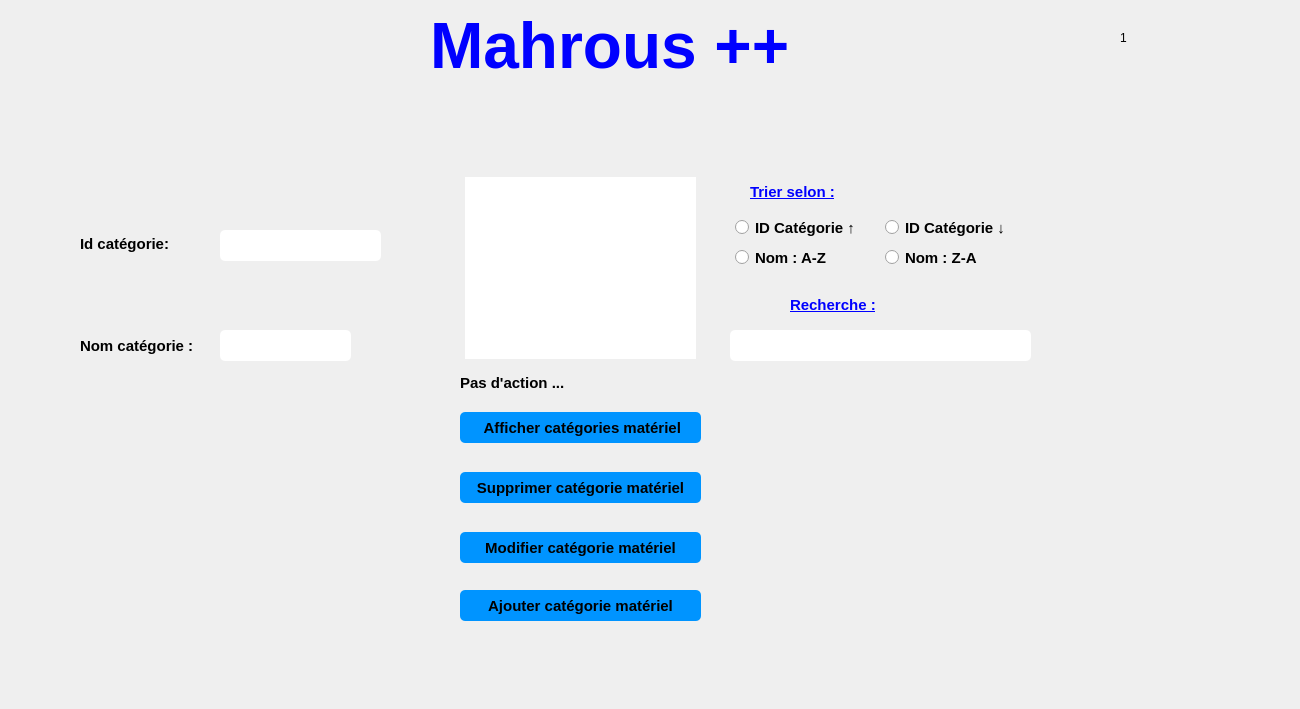
   <widget class="QWidget" name="page_2">
    <widget class="QLabel" name="remarque_id">
     <property name="geometry">
      <rect>
       <x>400</x>
       <y>230</y>
       <width>41</width>
       <height>31</height>
      </rect>
     </property>
     <property name="font">
      <font>
       <pointsize>15</pointsize>
       <weight>75</weight>
       <bold>true</bold>
      </font>
     </property>
     <property name="styleSheet">
      <string notr="true">color:red;</string>
     </property>
     <property name="text">
      <string/>
     </property>
    </widget>
    <widget class="QPushButton" name="AjouterCategorieMateriel">
     <property name="geometry">
      <rect>
       <x>460</x>
       <y>590</y>
       <width>241</width>
       <height>31</height>
      </rect>
     </property>
     <property name="font">
      <font>
       <pointsize>11</pointsize>
       <weight>75</weight>
       <bold>true</bold>
      </font>
     </property>
     <property name="styleSheet">
      <string notr="true">QPushButton {
padding: 5px;
border-radius: 5px;
background-color:#0094ff;
font-weight: bold;
}
QPushButton:hover
{
color :white;
}</string>
     </property>
     <property name="text">
      <string>Ajouter catégorie matériel</string>
     </property>
    </widget>
    <widget class="QLabel" name="text_nom_3">
     <property name="geometry">
      <rect>
       <x>220</x>
       <y>380</y>
       <width>161</width>
       <height>31</height>
      </rect>
     </property>
     <property name="font">
      <font>
       <pointsize>7</pointsize>
       <weight>75</weight>
       <bold>true</bold>
      </font>
     </property>
     <property name="styleSheet">
      <string notr="true">color:red;</string>
     </property>
     <property name="text">
      <string/>
     </property>
    </widget>
    <widget class="QRadioButton" name="trierZA">
     <property name="geometry">
      <rect>
       <x>880</x>
       <y>242</y>
       <width>131</width>
       <height>31</height>
      </rect>
     </property>
     <property name="font">
      <font>
       <pointsize>11</pointsize>
       <weight>75</weight>
       <bold>true</bold>
      </font>
     </property>
     <property name="styleSheet">
      <string notr="true">
padding: 5px;
border-radius: 5px;

font-weight: bold;
</string>
     </property>
     <property name="text">
      <string>Nom : Z-A</string>
     </property>
     <attribute name="buttonGroup">
      <string notr="true">buttonGroup_5</string>
     </attribute>
    </widget>
    <widget class="QPushButton" name="RechercheCategorieMateriel">
     <property name="geometry">
      <rect>
       <x>730</x>
       <y>280</y>
       <width>41</width>
       <height>41</height>
      </rect>
     </property>
     <property name="font">
      <font>
       <family>MS Shell Dlg 2</family>
       <pointsize>11</pointsize>
       <weight>75</weight>
       <bold>true</bold>
      </font>
     </property>
     <property name="styleSheet">
      <string notr="true">QPushButton { border: none;image :url(C:/Users/ASUS/Downloads/loupe.png);}
</string>
     </property>
     <property name="text">
      <string/>
     </property>
    </widget>
    <widget class="QPushButton" name="ModifierCategorieMaeriel">
     <property name="geometry">
      <rect>
       <x>460</x>
       <y>532</y>
       <width>241</width>
       <height>31</height>
      </rect>
     </property>
     <property name="font">
      <font>
       <pointsize>11</pointsize>
       <weight>75</weight>
       <bold>true</bold>
      </font>
     </property>
     <property name="styleSheet">
      <string notr="true">QPushButton {
padding: 5px;
border-radius: 5px;
background-color:#0094ff;
font-weight: bold;
}
QPushButton:hover
{
color :white;
}</string>
     </property>
     <property name="text">
      <string>Modifier catégorie matériel</string>
     </property>
    </widget>
    <widget class="QLineEdit" name="cx_idcategorie">
     <property name="geometry">
      <rect>
       <x>220</x>
       <y>230</y>
       <width>161</width>
       <height>31</height>
      </rect>
     </property>
     <property name="styleSheet">
      <string notr="true">QLineEdit {
padding: 5px;
border-radius: 5px;

font-weight: bold;
}</string>
     </property>
    </widget>
    <widget class="QLineEdit" name="cx_nomcategorie">
     <property name="geometry">
      <rect>
       <x>220</x>
       <y>330</y>
       <width>131</width>
       <height>31</height>
      </rect>
     </property>
     <property name="styleSheet">
      <string notr="true">QLineEdit {
padding: 5px;
border-radius: 5px;

font-weight: bold;
}</string>
     </property>
    </widget>
    <widget class="QPushButton" name="SupprimerCategorieMateriel">
     <property name="geometry">
      <rect>
       <x>460</x>
       <y>472</y>
       <width>241</width>
       <height>31</height>
      </rect>
     </property>
     <property name="font">
      <font>
       <pointsize>11</pointsize>
       <weight>75</weight>
       <bold>true</bold>
      </font>
     </property>
     <property name="styleSheet">
      <string notr="true">QPushButton {
padding: 5px;
border-radius: 5px;
background-color:#0094ff;
font-weight: bold;
}
QPushButton:hover
{
color :white;
}</string>
     </property>
     <property name="text">
      <string>Supprimer catégorie matériel</string>
     </property>
    </widget>
    <widget class="QLabel" name="label_3">
     <property name="geometry">
      <rect>
       <x>460</x>
       <y>362</y>
       <width>251</width>
       <height>41</height>
      </rect>
     </property>
     <property name="font">
      <font>
       <pointsize>11</pointsize>
       <weight>75</weight>
       <bold>true</bold>
      </font>
     </property>
     <property name="text">
      <string>Pas d'action ...</string>
     </property>
    </widget>
    <widget class="QRadioButton" name="trierAZ">
     <property name="geometry">
      <rect>
       <x>730</x>
       <y>242</y>
       <width>121</width>
       <height>31</height>
      </rect>
     </property>
     <property name="font">
      <font>
       <pointsize>11</pointsize>
       <weight>75</weight>
       <bold>true</bold>
      </font>
     </property>
     <property name="styleSheet">
      <string notr="true">
padding: 5px;
border-radius: 5px;

font-weight: bold;
</string>
     </property>
     <property name="text">
      <string>Nom : A-Z</string>
     </property>
     <attribute name="buttonGroup">
      <string notr="true">buttonGroup_5</string>
     </attribute>
    </widget>
    <widget class="QLabel" name="label_10">
     <property name="geometry">
      <rect>
       <x>430</x>
       <y>10</y>
       <width>411</width>
       <height>71</height>
      </rect>
     </property>
     <property name="text">
      <string>&lt;html&gt;&lt;head/&gt;&lt;body&gt;&lt;p&gt;&lt;span style=&quot; font-size:48pt; font-weight:600; color:#0000ff;&quot;&gt;Mahrous ++&lt;/span&gt;&lt;/p&gt;&lt;/body&gt;&lt;/html&gt;</string>
     </property>
    </widget>
    <widget class="QLabel" name="label_5">
     <property name="geometry">
      <rect>
       <x>750</x>
       <y>182</y>
       <width>111</width>
       <height>21</height>
      </rect>
     </property>
     <property name="font">
      <font>
       <pointsize>11</pointsize>
       <weight>75</weight>
       <bold>true</bold>
       <underline>true</underline>
      </font>
     </property>
     <property name="text">
      <string>&lt;html&gt;&lt;head/&gt;&lt;body&gt;&lt;p&gt;&lt;span style=&quot; color:#0000ff;&quot;&gt;Trier selon :&lt;/span&gt;&lt;/p&gt;&lt;/body&gt;&lt;/html&gt;</string>
     </property>
    </widget>
    <widget class="QLabel" name="label">
     <property name="geometry">
      <rect>
       <x>80</x>
       <y>200</y>
       <width>123</width>
       <height>87</height>
      </rect>
     </property>
     <property name="font">
      <font>
       <pointsize>11</pointsize>
       <weight>75</weight>
       <bold>true</bold>
      </font>
     </property>
     <property name="text">
      <string>Id catégorie:</string>
     </property>
    </widget>
    <widget class="QRadioButton" name="trieridcroi">
     <property name="geometry">
      <rect>
       <x>730</x>
       <y>212</y>
       <width>151</width>
       <height>31</height>
      </rect>
     </property>
     <property name="font">
      <font>
       <pointsize>11</pointsize>
       <weight>75</weight>
       <bold>true</bold>
      </font>
     </property>
     <property name="styleSheet">
      <string notr="true">
padding: 5px;
border-radius: 5px;

font-weight: bold;
</string>
     </property>
     <property name="text">
      <string>ID Catégorie ↑ </string>
     </property>
     <attribute name="buttonGroup">
      <string notr="true">buttonGroup_5</string>
     </attribute>
    </widget>
    <widget class="QLabel" name="text_vide">
     <property name="geometry">
      <rect>
       <x>120</x>
       <y>250</y>
       <width>281</width>
       <height>21</height>
      </rect>
     </property>
     <property name="font">
      <font>
       <pointsize>7</pointsize>
       <weight>75</weight>
       <bold>true</bold>
      </font>
     </property>
     <property name="styleSheet">
      <string notr="true">color:red;</string>
     </property>
     <property name="text">
      <string/>
     </property>
    </widget>
    <widget class="QLabel" name="remarque_nom">
     <property name="geometry">
      <rect>
       <x>420</x>
       <y>330</y>
       <width>31</width>
       <height>31</height>
      </rect>
     </property>
     <property name="font">
      <font>
       <pointsize>15</pointsize>
       <weight>75</weight>
       <bold>true</bold>
      </font>
     </property>
     <property name="styleSheet">
      <string notr="true">color:red;</string>
     </property>
     <property name="text">
      <string/>
     </property>
    </widget>
    <widget class="QPushButton" name="AfficherCategorieMateriel">
     <property name="geometry">
      <rect>
       <x>460</x>
       <y>412</y>
       <width>241</width>
       <height>31</height>
      </rect>
     </property>
     <property name="font">
      <font>
       <pointsize>11</pointsize>
       <weight>75</weight>
       <bold>true</bold>
      </font>
     </property>
     <property name="styleSheet">
      <string notr="true">QPushButton {
padding: 5px;
border-radius: 5px;
background-color:#0094ff;
font-weight: bold;
}
QPushButton:hover
{
color :white;
}</string>
     </property>
     <property name="text">
      <string> Afficher catégories matériel</string>
     </property>
    </widget>
    <widget class="QLabel" name="text_id_3">
     <property name="geometry">
      <rect>
       <x>220</x>
       <y>270</y>
       <width>161</width>
       <height>31</height>
      </rect>
     </property>
     <property name="font">
      <font>
       <pointsize>7</pointsize>
       <weight>75</weight>
       <bold>true</bold>
      </font>
     </property>
     <property name="styleSheet">
      <string notr="true">color:red;</string>
     </property>
     <property name="text">
      <string/>
     </property>
    </widget>
    <widget class="QLineEdit" name="lineEdit_recherche">
     <property name="geometry">
      <rect>
       <x>730</x>
       <y>330</y>
       <width>301</width>
       <height>31</height>
      </rect>
     </property>
     <property name="styleSheet">
      <string notr="true">QLineEdit {
padding: 5px;
border-radius: 5px;

font-weight: bold;
}</string>
     </property>
    </widget>
    <widget class="QTableView" name="afficher_categorie">
     <property name="geometry">
      <rect>
       <x>460</x>
       <y>172</y>
       <width>241</width>
       <height>192</height>
      </rect>
     </property>
     <property name="styleSheet">
      <string notr="true">QScrollBar:vertical {
                 background: #0094ff;
                }
                QScrollBar:horizontal {
                 background: #0094ff;
                }

QTableView  
{  
  qproperty-currentItemBackground: #cccccc;  
padding: 5px;
border-radius: 5px;

font-weight: bold;
}



</string>
     </property>
     <attribute name="verticalHeaderVisible">
      <bool>false</bool>
     </attribute>
    </widget>
    <widget class="QRadioButton" name="trieriddecroi">
     <property name="geometry">
      <rect>
       <x>880</x>
       <y>212</y>
       <width>141</width>
       <height>31</height>
      </rect>
     </property>
     <property name="font">
      <font>
       <pointsize>11</pointsize>
       <weight>75</weight>
       <bold>true</bold>
      </font>
     </property>
     <property name="styleSheet">
      <string notr="true">
padding: 5px;
border-radius: 5px;

font-weight: bold;
</string>
     </property>
     <property name="text">
      <string>ID Catégorie ↓</string>
     </property>
     <attribute name="buttonGroup">
      <string notr="true">buttonGroup_5</string>
     </attribute>
    </widget>
    <widget class="QLabel" name="label_2">
     <property name="geometry">
      <rect>
       <x>80</x>
       <y>300</y>
       <width>123</width>
       <height>91</height>
      </rect>
     </property>
     <property name="font">
      <font>
       <pointsize>11</pointsize>
       <weight>75</weight>
       <bold>true</bold>
      </font>
     </property>
     <property name="text">
      <string>Nom catégorie :</string>
     </property>
    </widget>
    <widget class="QLabel" name="label_4">
     <property name="geometry">
      <rect>
       <x>1120</x>
       <y>30</y>
       <width>21</width>
       <height>16</height>
      </rect>
     </property>
     <property name="text">
      <string>1</string>
     </property>
    </widget>
    <widget class="QPushButton" name="pushButton_46">
     <property name="geometry">
      <rect>
       <x>20</x>
       <y>160</y>
       <width>41</width>
       <height>31</height>
      </rect>
     </property>
     <property name="styleSheet">
      <string notr="true">QPushButton { border: none;image :url(A:/integration/integration final/back (5).png);}
QPushButton:hover
{
border: none;image :url(A:/integration/integration final/back (6).png);
}
</string>
     </property>
     <property name="text">
      <string/>
     </property>
    </widget>
    <widget class="QLabel" name="label_161">
     <property name="geometry">
      <rect>
       <x>0</x>
       <y>0</y>
       <width>1291</width>
       <height>700</height>
      </rect>
     </property>
     <property name="text">
      <string/>
     </property>
     <property name="pixmap">
      <pixmap>../../../../PROJET QT/qt/template.png</pixmap>
     </property>
    </widget>
    <widget class="QPushButton" name="pushButton_157">
     <property name="geometry">
      <rect>
       <x>1100</x>
       <y>220</y>
       <width>91</width>
       <height>91</height>
      </rect>
     </property>
     <property name="styleSheet">
      <string notr="true">QPushButton { border: none;image :url(C:/Users/ASUS/Downloads/file.png);}
QPushButton:hover
{
border: none;image :url(C:/Users/ASUS/Downloads/file (1).png);
}

</string>
     </property>
     <property name="text">
      <string/>
     </property>
    </widget>
    <widget class="QLabel" name="label_196">
     <property name="geometry">
      <rect>
       <x>360</x>
       <y>330</y>
       <width>31</width>
       <height>31</height>
      </rect>
     </property>
     <property name="styleSheet">
      <string notr="true">image :url(C:/Users/ASUS/Downloads/text (2).png);</string>
     </property>
     <property name="text">
      <string/>
     </property>
    </widget>
    <widget class="QLabel" name="label_197">
     <property name="geometry">
      <rect>
       <x>790</x>
       <y>290</y>
       <width>161</width>
       <height>31</height>
      </rect>
     </property>
     <property name="font">
      <font>
       <pointsize>11</pointsize>
       <weight>75</weight>
       <bold>true</bold>
       <underline>true</underline>
      </font>
     </property>
     <property name="text">
      <string>&lt;html&gt;&lt;head/&gt;&lt;body&gt;&lt;p&gt;&lt;span style=&quot; color:#0000ff;&quot;&gt;Recherche :&lt;/span&gt;&lt;/p&gt;&lt;/body&gt;&lt;/html&gt;</string>
     </property>
    </widget>
    <widget class="QLabel" name="label_220">
     <property name="geometry">
      <rect>
       <x>820</x>
       <y>400</y>
       <width>291</width>
       <height>231</height>
      </rect>
     </property>
     <property name="styleSheet">
      <string notr="true">image :url(C:/Users/ASUS/Downloads/garden-tools.png);</string>
     </property>
     <property name="text">
      <string/>
     </property>
    </widget>
    <widget class="QLabel" name="label_225">
     <property name="geometry">
      <rect>
       <x>710</x>
       <y>470</y>
       <width>31</width>
       <height>31</height>
      </rect>
     </property>
     <property name="styleSheet">
      <string notr="true">image:url(C:/Users/ASUS/Downloads/delete.png)</string>
     </property>
     <property name="text">
      <string/>
     </property>
    </widget>
    <widget class="QLabel" name="label_239">
     <property name="geometry">
      <rect>
       <x>710</x>
       <y>590</y>
       <width>31</width>
       <height>31</height>
      </rect>
     </property>
     <property name="styleSheet">
      <string notr="true">image:url(C:/Users/ASUS/Downloads/plus.png)</string>
     </property>
     <property name="text">
      <string/>
     </property>
    </widget>
    <widget class="QLabel" name="label_251">
     <property name="geometry">
      <rect>
       <x>710</x>
       <y>415</y>
       <width>31</width>
       <height>25</height>
      </rect>
     </property>
     <property name="styleSheet">
      <string notr="true">image:url(A:/integration/integration final/afficher.png)</string>
     </property>
     <property name="text">
      <string/>
     </property>
    </widget>
    <widget class="QLabel" name="label_258">
     <property name="geometry">
      <rect>
       <x>710</x>
       <y>530</y>
       <width>31</width>
       <height>31</height>
      </rect>
     </property>
     <property name="styleSheet">
      <string notr="true">image:url(A:/integration/integration final/modif.png)</string>
     </property>
     <property name="text">
      <string/>
     </property>
    </widget>
    <widget class="QLabel" name="label_190">
     <property name="geometry">
      <rect>
       <x>220</x>
       <y>280</y>
       <width>161</width>
       <height>16</height>
      </rect>
     </property>
     <property name="text">
      <string/>
     </property>
    </widget>
    <zorder>label_161</zorder>
    <zorder>remarque_id</zorder>
    <zorder>AjouterCategorieMateriel</zorder>
    <zorder>text_nom_3</zorder>
    <zorder>trierZA</zorder>
    <zorder>RechercheCategorieMateriel</zorder>
    <zorder>ModifierCategorieMaeriel</zorder>
    <zorder>cx_idcategorie</zorder>
    <zorder>cx_nomcategorie</zorder>
    <zorder>SupprimerCategorieMateriel</zorder>
    <zorder>label_3</zorder>
    <zorder>trierAZ</zorder>
    <zorder>label_10</zorder>
    <zorder>label_5</zorder>
    <zorder>label</zorder>
    <zorder>trieridcroi</zorder>
    <zorder>text_vide</zorder>
    <zorder>remarque_nom</zorder>
    <zorder>AfficherCategorieMateriel</zorder>
    <zorder>text_id_3</zorder>
    <zorder>lineEdit_recherche</zorder>
    <zorder>afficher_categorie</zorder>
    <zorder>trieriddecroi</zorder>
    <zorder>label_2</zorder>
    <zorder>label_4</zorder>
    <zorder>pushButton_46</zorder>
    <zorder>pushButton_157</zorder>
    <zorder>label_196</zorder>
    <zorder>label_197</zorder>
    <zorder>label_220</zorder>
    <zorder>label_225</zorder>
    <zorder>label_239</zorder>
    <zorder>label_251</zorder>
    <zorder>label_258</zorder>
    <zorder>label_190</zorder>
   </widget>
